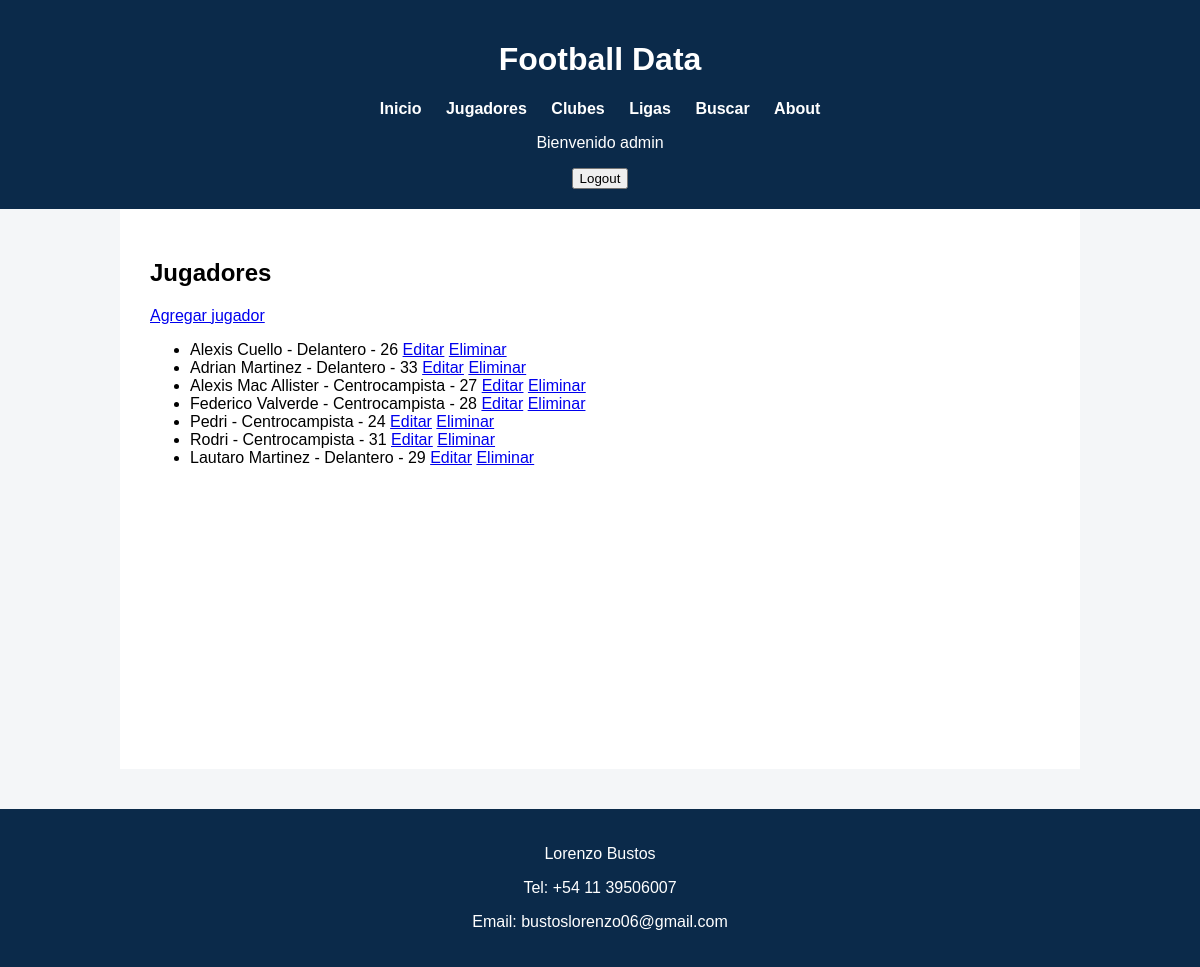
Page /jugadores/ (signed in) on the committed database.
### futbol/models.py (models this page shows, shortened)
class Jugador(models.Model):
    nombre = models.CharField(max_length=50)
    posicion = models.CharField(max_length=30)
    edad = models.IntegerField()
    club = models.ForeignKey(Club, on_delete=models.CASCADE)

### futbol/views.py (the view)
# urls.py: path("jugadores/",views.JugadorList.as_view()),
class JugadorList(LoginRequiredMixin ,ListView):
    model = Jugador
    template_name = "jugadores.html"

### templates/jugadores.html
{% extends "base.html" %}
{% block content %}
<h2>Jugadores</h2>
<a href="/jugadores/crear/">Agregar jugador</a>
<ul>
{% for jugador in object_list %}
<li>
{{ jugador.nombre }} - {{ jugador.posicion }} - {{ jugador.edad }}
<a href="/jugadores/editar/{{ jugador.id }}/">Editar</a>
<a href="/jugadores/eliminar/{{ jugador.id }}/">Eliminar</a>
</li>
{% endfor %}
</ul>
{% endblock %}

### templates/base.html (shortened to what this page needs)
{% load static %}
<!DOCTYPE html>
<html>
<head>
<link rel="stylesheet" href="{% static 'css/style.css' %}">
</head>
<body>
<header>
<h1>Football Data</h1>
<nav>
<a href="/">Inicio</a>
<a href="/jugadores/">Jugadores</a>
<a href="/clubes/">Clubes</a>
<a href="/ligas/">Ligas</a>
<a href="/buscar/">Buscar</a>
<a href="/about/">About</a>
{% if user.is_authenticated %}
<p>Bienvenido {{ user.username }}</p>
<form action="/logout/" method="post" style="display:inline;">
<button type="submit">Logout</button>
</form>
{% else %}
<a href="/login/">Login</a>
{% endif %}
</nav>
</header>
<main>
{% block content %}
{% endblock %}
</main>
<footer>
<p>Lorenzo Bustos</p>
<p>Tel: +54 11 39506007</p>
<p>Email: bustoslorenzo06@gmail.com</p>
</footer>
</body>
</html>

### static/css/style.css (style rules this page uses)
body { font-family:Arial; margin:0; background:#f4f6f8; }
header { background:#0b2a4a; color:white; text-align:center; padding:20px; }
nav { margin-top:10px; }
nav a { color:white; margin:10px; text-decoration:none; font-weight:bold; }
main { padding:30px; max-width:900px; margin:auto; background:white; min-height:500px; }
footer { background:#0b2a4a; color:white; text-align:center; padding:20px; margin-top:40px; }

### rows in the picture
Jugador: nombre "Alexis Cuello", posicion "Delantero", edad "26"
Jugador: nombre "Adrian Martinez", posicion "Delantero", edad "33"
Jugador: nombre "Alexis Mac Allister", posicion "Centrocampista", edad "27"
Jugador: nombre "Federico Valverde", posicion "Centrocampista", edad "28"
Jugador: nombre "Pedri", posicion "Centrocampista", edad "24"
Jugador: nombre "Rodri", posicion "Centrocampista", edad "31"
Jugador: nombre "Lautaro Martinez", posicion "Delantero", edad "29"

### other values in the picture
{{ user.username }} "admin"
